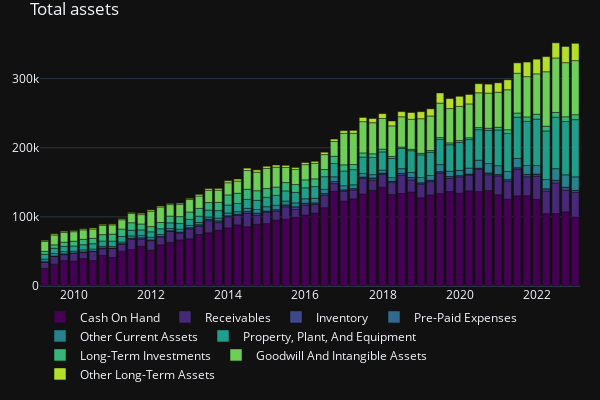

Source (notebook cell):
### Code cell
assets_stackplot = create_stacker_bar(
    balance[
        [
            "Cash On Hand",
            "Receivables",
            "Inventory",
            "Pre-Paid Expenses",
            "Other Current Assets",
            "Property, Plant, And Equipment",
            "Long-Term Investments",
            "Goodwill And Intangible Assets",
            "Other Long-Term Assets",
        ]
    ],
    title_="Total assets",
)
